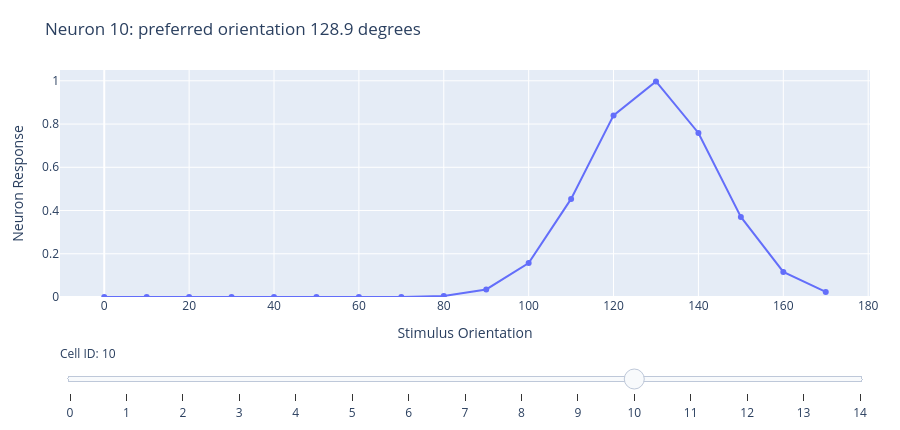

Write notebook code for a chart like this one.
### Markdown cell above
<!-- ```{figure} ../assets/tuningpop_heatmap.png
:width: 620px
:align: center
``` -->
Above is a population response heatmap. There should be 15 rows, one for each neuron, and 18 columns, one for each stimulus orientation. The color tells us how strongly each neuron responds to each orientation.

Now look at one neuron at a time. A single-cell tuning curve is a horizontal slice through the heat map above. Use the slider in the next figure to choose a different neuron. Watch how the peak of the curve shifts as you move across cells with different preferred orientations.

### Code cell
# plot the horizontal slice with a Plotly slider
single_cell_fig = go.Figure()

for cell_id in range(num_cells):
    single_cell_fig.add_trace(
        go.Scatter(
            x=ori_vals,
            y=df.iloc[cell_id].values,
            mode='lines+markers',
            name=f'Cell {cell_id}',
            visible=(cell_id == 10),
            hovertemplate='Orientation: %{x}<br>Response: %{y:.3f}<extra></extra>',
        )
    )

single_cell_steps = []
for cell_id in range(num_cells):
    single_cell_steps.append(
        dict(
            method='update',
            label=str(cell_id),
            args=[
                {'visible': [i == cell_id for i in range(num_cells)]},
                {'title': f'Neuron {cell_id}: preferred orientation {ori_pref_list[cell_id]:.1f} degrees'},
            ],
        )
    )

single_cell_fig.update_layout(
    title=f'Neuron 10: preferred orientation {ori_pref_list[10]:.1f} degrees',
    xaxis_title='Stimulus Orientation',
    yaxis_title='Neuron Response',
    yaxis=dict(range=[0, 1.05]),
    height=430,
    margin=dict(l=60, r=30, t=70, b=70),
    showlegend=False,
    sliders=[
        dict(
            active=10,
            currentvalue={'prefix': 'Cell ID: '},
            pad={'t': 45},
            steps=single_cell_steps,
        )
    ],
)

single_cell_fig

### Figure 1 — Plotly figure (JSON) as saved in the notebook; plotly's stock layout.template omitted (floating-point values rounded to 4 significant figures)
{"data": [{"hovertemplate": "Orientation: %{x}<br>Response: %{y:.3f}<extra></extra>", "mode": "lines+markers", "name": "Cell 0", "type": "scatter", "visible": false, "x": [0, 10, 20, 30, 40, 50, 60, 70, 80, 90, 100, 110, 120, 130, 140, 150, 160, 170], "y": [0.9978, 0.8353, 0.4483, 0.1543, 0.03405, 0.004817, 0.000437, 2.542e-05, 9.48e-07, 2.267e-08, 3.476e-10, 3.417e-12, 2.154e-14, 8.705e-17, 2.256e-19, 3.748e-22, 3.993e-25, 2.728e-28]}, {"hovertemplate": "Orientation: %{x}<br>Response: %{y:.3f}<extra></extra>", "mode": "lines+markers", "name": "Cell 1", "type": "scatter", "visible": false, "x": [0, 10, 20, 30, 40, 50, 60, 70, 80, 90, 100, 110, 120, 130, 140, 150, 160, 170], "y": [0.6555, 0.9687, 0.9178, 0.5575, 0.2172, 0.05424, 0.008685, 0.0008918, 5.871e-05, 2.478e-06, 6.707e-08, 1.164e-09, 1.295e-11, 9.239e-14, 4.226e-16, 1.239e-18, 2.331e-21, 2.811e-24]}, {"hovertemplate": "Orientation: %{x}<br>Response: %{y:.3f}<extra></extra>", "mode": "lines+markers", "name": "Cell 2", "type": "scatter", "visible": false, "x": [0, 10, 20, 30, 40, 50, 60, 70, 80, 90, 100, 110, 120, 130, 140, 150, 160, 170], "y": [0.2083, 0.5432, 0.9085, 0.9742, 0.6698, 0.2953, 0.08347, 0.01513, 0.001758, 0.000131, 6.258e-06, 1.917e-07, 3.765e-09, 4.741e-11, 3.828e-13, 1.982e-15, 6.579e-18, 1.4e-20]}, {"hovertemplate": "Orientation: %{x}<br>Response: %{y:.3f}<extra></extra>", "mode": "lines+markers", "name": "Cell 3", "type": "scatter", "visible": false, "x": [0, 10, 20, 30, 40, 50, 60, 70, 80, 90, 100, 110, 120, 130, 140, 150, 160, 170], "y": [0.03199, 0.1473, 0.4349, 0.8232, 0.9991, 0.7775, 0.3879, 0.1241, 0.02546, 0.003348, 0.0002824, 1.527e-05, 5.293e-07, 1.177e-08, 1.677e-10, 1.533e-12, 8.98e-15, 3.374e-17]}, {"hovertemplate": "Orientation: %{x}<br>Response: %{y:.3f}<extra></extra>", "mode": "lines+markers", "name": "Cell 4", "type": "scatter", "visible": false, "x": [0, 10, 20, 30, 40, 50, 60, 70, 80, 90, 100, 110, 120, 130, 140, 150, 160, 170], "y": [0.002377, 0.01932, 0.1007, 0.3364, 0.7206, 0.9898, 0.8718, 0.4923, 0.1783, 0.04139, 0.006161, 0.000588, 3.598e-05, 1.412e-06, 3.552e-08, 5.731e-10, 5.927e-12, 3.931e-14]}, {"hovertemplate": "Orientation: %{x}<br>Response: %{y:.3f}<extra></extra>", "mode": "lines+markers", "name": "Cell 5", "type": "scatter", "visible": false, "x": [0, 10, 20, 30, 40, 50, 60, 70, 80, 90, 100, 110, 120, 130, 140, 150, 160, 170], "y": [8.539e-05, 0.001225, 0.01127, 0.06646, 0.2513, 0.6094, 0.9475, 0.9444, 0.6036, 0.2474, 0.065, 0.01095, 0.001183, 8.194e-05, 3.639e-06, 1.036e-07, 1.892e-09, 2.215e-11]}, {"hovertemplate": "Orientation: %{x}<br>Response: %{y:.3f}<extra></extra>", "mode": "lines+markers", "name": "Cell 6", "type": "scatter", "visible": false, "x": [0, 10, 20, 30, 40, 50, 60, 70, 80, 90, 100, 110, 120, 130, 140, 150, 160, 170], "y": [1.483e-06, 3.757e-05, 0.00061, 0.00635, 0.04239, 0.1814, 0.4979, 0.8761, 0.9885, 0.715, 0.3317, 0.09863, 0.01881, 0.002299, 0.0001803, 9.06e-06, 2.92e-07, 6.034e-09]}, {"hovertemplate": "Orientation: %{x}<br>Response: %{y:.3f}<extra></extra>", "mode": "lines+markers", "name": "Cell 7", "type": "scatter", "visible": false, "x": [0, 10, 20, 30, 40, 50, 60, 70, 80, 90, 100, 110, 120, 130, 140, 150, 160, 170], "y": [1.246e-08, 5.571e-07, 1.597e-05, 0.0002934, 0.003457, 0.02612, 0.1265, 0.393, 0.7827, 0.9994, 0.8183, 0.4296, 0.1446, 0.0312, 0.004318, 0.0003831, 2.179e-05, 7.949e-07]}, {"hovertemplate": "Orientation: %{x}<br>Response: %{y:.3f}<extra></extra>", "mode": "lines+markers", "name": "Cell 8", "type": "scatter", "visible": false, "x": [0, 10, 20, 30, 40, 50, 60, 70, 80, 90, 100, 110, 120, 130, 140, 150, 160, 170], "y": [5.063e-11, 3.995e-09, 2.021e-07, 6.556e-06, 0.0001364, 0.001819, 0.01555, 0.08526, 0.2997, 0.6755, 0.9763, 0.9047, 0.5375, 0.2048, 0.05002, 0.007833, 0.0007866, 5.065e-05]}, {"hovertemplate": "Orientation: %{x}<br>Response: %{y:.3f}<extra></extra>", "mode": "lines+markers", "name": "Cell 9", "type": "scatter", "visible": false, "x": [0, 10, 20, 30, 40, 50, 60, 70, 80, 90, 100, 110, 120, 130, 140, 150, 160, 170], "y": [9.946e-14, 1.385e-11, 1.237e-09, 7.084e-08, 2.601e-06, 6.122e-05, 0.0009241, 0.008943, 0.0555, 0.2208, 0.5633, 0.9213, 0.9663, 0.6498, 0.2802, 0.07745, 0.01373, 0.00156]}, {"hovertemplate": "Orientation: %{x}<br>Response: %{y:.3f}<extra></extra>", "mode": "lines+markers", "name": "Cell 10", "type": "scatter", "visible": true, "x": [0, 10, 20, 30, 40, 50, 60, 70, 80, 90, 100, 110, 120, 130, 140, 150, 160, 170], "y": [9.448e-17, 2.323e-14, 3.662e-12, 3.701e-10, 2.399e-08, 9.967e-07, 2.656e-05, 0.0004537, 0.004969, 0.0349, 0.1572, 0.4538, 0.84, 0.9971, 0.7589, 0.3703, 0.1159, 0.02325]}, {"hovertemplate": "Orientation: %{x}<br>Response: %{y:.3f}<extra></extra>", "mode": "lines+markers", "name": "Cell 11", "type": "scatter", "visible": false, "x": [0, 10, 20, 30, 40, 50, 60, 70, 80, 90, 100, 110, 120, 130, 140, 150, 160, 170], "y": [4.34e-20, 1.884e-17, 5.241e-15, 9.352e-13, 1.07e-10, 7.847e-09, 3.69e-07, 1.113e-05, 0.0002152, 0.002667, 0.0212, 0.1081, 0.3531, 0.7399, 0.994, 0.8562, 0.4729, 0.1675]}, {"hovertemplate": "Orientation: %{x}<br>Response: %{y:.3f}<extra></extra>", "mode": "lines+markers", "name": "Cell 12", "type": "scatter", "visible": false, "x": [0, 10, 20, 30, 40, 50, 60, 70, 80, 90, 100, 110, 120, 130, 140, 150, 160, 170], "y": [9.642e-24, 7.386e-21, 3.628e-18, 1.143e-15, 2.307e-13, 2.987e-11, 2.48e-09, 1.32e-07, 4.505e-06, 9.859e-05, 0.001383, 0.01244, 0.07179, 0.2655, 0.6296, 0.9574, 0.9333, 0.5834]}, {"hovertemplate": "Orientation: %{x}<br>Response: %{y:.3f}<extra></extra>", "mode": "lines+markers", "name": "Cell 13", "type": "scatter", "visible": false, "x": [0, 10, 20, 30, 40, 50, 60, 70, 80, 90, 100, 110, 120, 130, 140, 150, 160, 170], "y": [1.036e-27, 1.401e-24, 1.214e-21, 6.751e-19, 2.406e-16, 5.5e-14, 8.059e-12, 7.572e-10, 4.562e-08, 1.762e-06, 4.364e-05, 0.0006931, 0.007057, 0.04607, 0.1929, 0.5176, 0.8908, 0.9829]}, {"hovertemplate": "Orientation: %{x}<br>Response: %{y:.3f}<extra></extra>", "mode": "lines+markers", "name": "Cell 14", "type": "scatter", "visible": false, "x": [0, 10, 20, 30, 40, 50, 60, 70, 80, 90, 100, 110, 120, 130, 140, 150, 160, 170], "y": [5.38e-32, 1.284e-28, 1.965e-25, 1.929e-22, 1.214e-19, 4.896e-17, 1.266e-14, 2.1e-12, 2.234e-10, 1.523e-08, 6.658e-07, 1.866e-05, 0.0003355, 0.003866, 0.02857, 0.1353, 0.4111, 0.8007]}], "layout": {"height": 430, "margin": {"b": 70, "l": 60, "r": 30, "t": 70}, "showlegend": false, "sliders": [{"active": 10, "currentvalue": {"prefix": "Cell ID: "}, "pad": {"t": 45}, "steps": [{"args": [{"visible": [true, false, false, false, false, false, false, false, false, false, false, false, false, false, false]}, {"title": "Neuron 0: preferred orientation 1.0 degrees"}], "label": "0", "method": "update"}, {"args": [{"visible": [false, true, false, false, false, false, false, false, false, false, false, false, false, false, false]}, {"title": "Neuron 1: preferred orientation 13.8 degrees"}], "label": "1", "method": "update"}, {"args": [{"visible": [false, false, true, false, false, false, false, false, false, false, false, false, false, false, false]}, {"title": "Neuron 2: preferred orientation 26.6 degrees"}], "label": "2", "method": "update"}, {"args": [{"visible": [false, false, false, true, false, false, false, false, false, false, false, false, false, false, false]}, {"title": "Neuron 3: preferred orientation 39.4 degrees"}], "label": "3", "method": "update"}, {"args": [{"visible": [false, false, false, false, true, false, false, false, false, false, false, false, false, false, false]}, {"title": "Neuron 4: preferred orientation 52.1 degrees"}], "label": "4", "method": "update"}, {"args": [{"visible": [false, false, false, false, false, true, false, false, false, false, false, false, false, false, false]}, {"title": "Neuron 5: preferred orientation 64.9 degrees"}], "label": "5", "method": "update"}, {"args": [{"visible": [false, false, false, false, false, false, true, false, false, false, false, false, false, false, false]}, {"title": "Neuron 6: preferred orientation 77.7 degrees"}], "label": "6", "method": "update"}, {"args": [{"visible": [false, false, false, false, false, false, false, true, false, false, false, false, false, false, false]}, {"title": "Neuron 7: preferred orientation 90.5 degrees"}], "label": "7", "method": "update"}, {"args": [{"visible": [false, false, false, false, false, false, false, false, true, false, false, false, false, false, false]}, {"title": "Neuron 8: preferred orientation 103.3 degrees"}], "label": "8", "method": "update"}, {"args": [{"visible": [false, false, false, false, false, false, false, false, false, true, false, false, false, false, false]}, {"title": "Neuron 9: preferred orientation 116.1 degrees"}], "label": "9", "method": "update"}, {"args": [{"visible": [false, false, false, false, false, false, false, false, false, false, true, false, false, false, false]}, {"title": "Neuron 10: preferred orientation 128.9 degrees"}], "label": "10", "method": "update"}, {"args": [{"visible": [false, false, false, false, false, false, false, false, false, false, false, true, false, false, false]}, {"title": "Neuron 11: preferred orientation 141.6 degrees"}], "label": "11", "method": "update"}, {"args": [{"visible": [false, false, false, false, false, false, false, false, false, false, false, false, true, false, false]}, {"title": "Neuron 12: preferred orientation 154.4 degrees"}], "label": "12", "method": "update"}, {"args": [{"visible": [false, false, false, false, false, false, false, false, false, false, false, false, false, true, false]}, {"title": "Neuron 13: preferred orientation 167.2 degrees"}], "label": "13", "method": "update"}, {"args": [{"visible": [false, false, false, false, false, false, false, false, false, false, false, false, false, false, true]}, {"title": "Neuron 14: preferred orientation 180.0 degrees"}], "label": "14", "method": "update"}]}], "title": {"text": "Neuron 10: preferred orientation 128.9 degrees"}, "xaxis": {"title": {"text": "Stimulus Orientation"}}, "yaxis": {"range": [0, 1.05], "title": {"text": "Neuron Response"}}}}
